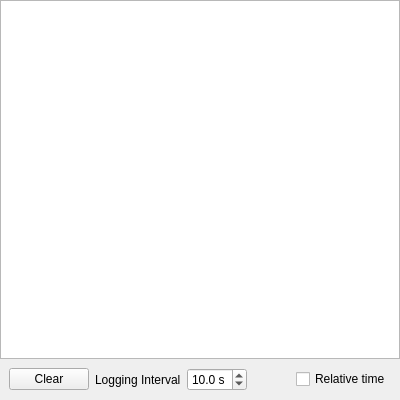
<?xml version="1.0" encoding="UTF-8"?>
<ui version="4.0">
 <class>Form</class>
 <widget class="QWidget" name="Form">
  <property name="geometry">
   <rect>
    <x>0</x>
    <y>0</y>
    <width>400</width>
    <height>400</height>
   </rect>
  </property>
  <property name="windowTitle">
   <string>Form</string>
  </property>
  <layout class="QVBoxLayout" name="verticalLayout">
   <property name="leftMargin">
    <number>0</number>
   </property>
   <property name="topMargin">
    <number>0</number>
   </property>
   <property name="rightMargin">
    <number>0</number>
   </property>
   <property name="bottomMargin">
    <number>0</number>
   </property>
   <item>
    <widget class="PlotWidget" name="plotwidget"/>
   </item>
   <item>
    <layout class="QHBoxLayout" name="horizontalLayout">
     <property name="leftMargin">
      <number>9</number>
     </property>
     <property name="topMargin">
      <number>3</number>
     </property>
     <property name="rightMargin">
      <number>9</number>
     </property>
     <property name="bottomMargin">
      <number>9</number>
     </property>
     <item>
      <widget class="QPushButton" name="clear_btn">
       <property name="text">
        <string>Clear</string>
       </property>
      </widget>
     </item>
     <item>
      <widget class="QLabel" name="label">
       <property name="sizePolicy">
        <sizepolicy hsizetype="Maximum" vsizetype="Preferred">
         <horstretch>0</horstretch>
         <verstretch>0</verstretch>
        </sizepolicy>
       </property>
       <property name="text">
        <string>Logging Interval</string>
       </property>
      </widget>
     </item>
     <item>
      <widget class="QDoubleSpinBox" name="interval_spin">
       <property name="sizePolicy">
        <sizepolicy hsizetype="Maximum" vsizetype="Fixed">
         <horstretch>0</horstretch>
         <verstretch>0</verstretch>
        </sizepolicy>
       </property>
       <property name="keyboardTracking">
        <bool>false</bool>
       </property>
       <property name="suffix">
        <string notr="true"> s</string>
       </property>
       <property name="decimals">
        <number>1</number>
       </property>
       <property name="minimum">
        <double>0.100000000000000</double>
       </property>
       <property name="maximum">
        <double>60.000000000000000</double>
       </property>
       <property name="value">
        <double>10.000000000000000</double>
       </property>
      </widget>
     </item>
     <item>
      <spacer name="horizontalSpacer">
       <property name="orientation">
        <enum>Qt::Horizontal</enum>
       </property>
       <property name="sizeHint" stdset="0">
        <size>
         <width>40</width>
         <height>20</height>
        </size>
       </property>
      </spacer>
     </item>
     <item>
      <widget class="QCheckBox" name="relative_check">
       <property name="sizePolicy">
        <sizepolicy hsizetype="Maximum" vsizetype="Fixed">
         <horstretch>0</horstretch>
         <verstretch>0</verstretch>
        </sizepolicy>
       </property>
       <property name="text">
        <string>Relative time</string>
       </property>
      </widget>
     </item>
    </layout>
   </item>
  </layout>
 </widget>
 <customwidgets>
  <customwidget>
   <class>PlotWidget</class>
   <extends>QGraphicsView</extends>
   <header>pyqtgraph</header>
  </customwidget>
 </customwidgets>
 <resources/>
 <connections/>
</ui>
